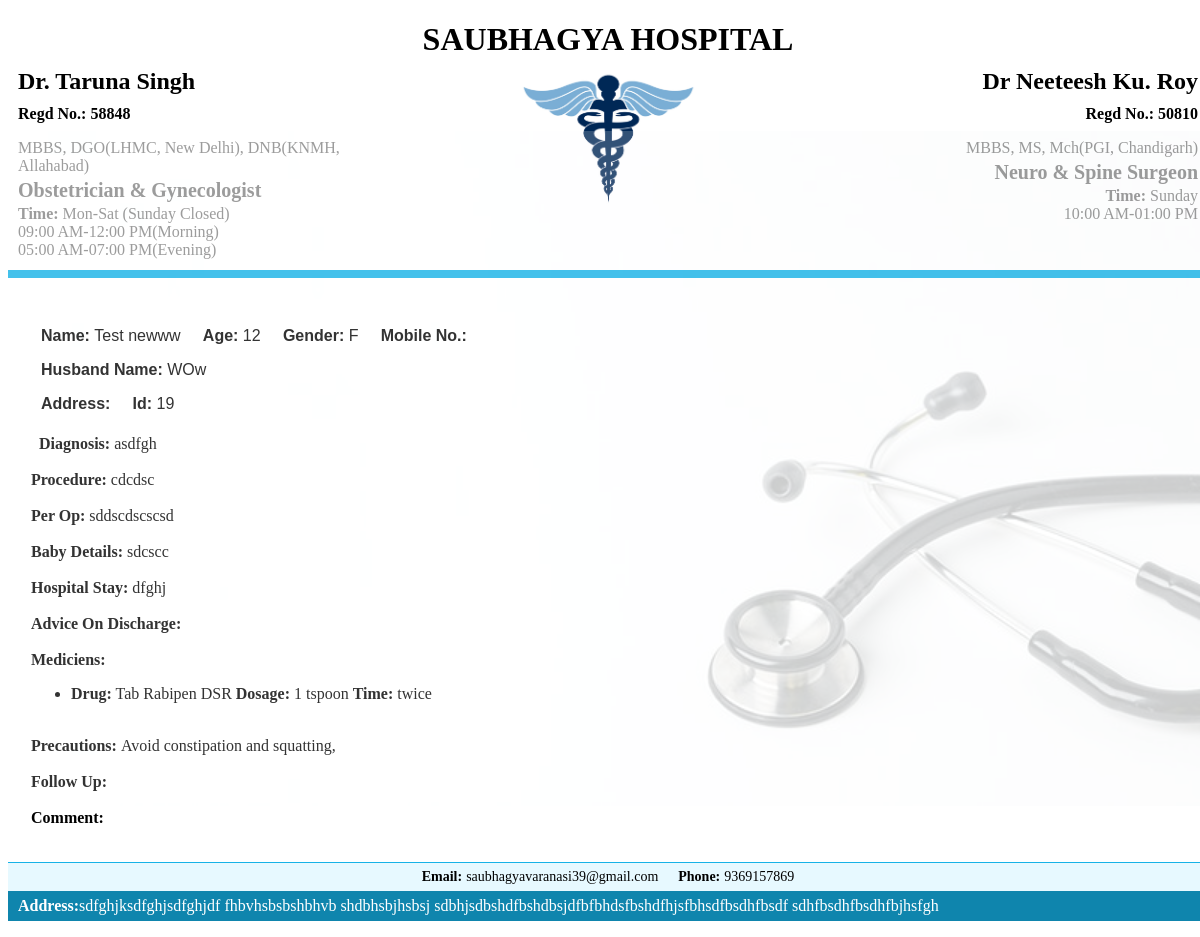
Page /patient/19/view_discharge_summary/ on the committed database.
### basic_app/models.py (models this page shows, shortened)
class Patient(models.Model):
    patient_id = models.AutoField(primary_key=True)
    name = models.CharField(max_length=256)
    age = models.PositiveIntegerField()
    gender = models.CharField(max_length=1, choices=sex_choice, default='F')
    address = models.CharField(max_length=256, blank=True, default='')
    mobile = models.CharField(max_length=10, blank=True, default='')
    created_at = models.DateTimeField(default=timezone.now)
    class Meta:
        db_table = "Patient"

class DischargeSummary(models.Model):
    patient = models.ForeignKey(Patient, on_delete=models.CASCADE)
    discharge_id = models.AutoField(primary_key=True)
    husband_name = models.CharField(max_length=200, blank=True, default='')
    doa = models.DateTimeField(blank=True, null=True)
    dod = models.DateTimeField(blank=True, null=True)
    diagnosis = models.TextField(blank=True, default='')
    procedure = models.CharField(max_length=256, blank=True, default='')
    per_op = models.TextField(blank=True, default='')
    baby_details = models.TextField(blank=True, default='')
    hospital_stay = models.CharField(max_length=256, blank=True, default='')
    advice_on_discharge = models.CharField(max_length=256, blank=True, default='')
    precaution = models.ManyToManyField(Precaution, blank=True)
    follow_up = models.CharField(max_length=256, blank=True, default='')
    comment = models.CharField(max_length=256, blank=True, default='')
    created_at = models.DateTimeField(default=timezone.now)
    class Meta:
        db_table = "DischargeSummary"

class DrugDosageTimeDischarge(models.Model):
    patient = models.ForeignKey(Patient, on_delete=models.CASCADE)
    discharge_summary = models.ForeignKey(DischargeSummary, on_delete=models.CASCADE)
    drug = models.ForeignKey(Drug, on_delete=models.CASCADE, default=1)
    dosage = models.ForeignKey(Dosage, on_delete=models.CASCADE, default = 1)
    time = models.ForeignKey(Time, on_delete=models.CASCADE, default = 1)
    created_at = models.DateTimeField(default=timezone.now)
    class Meta:
        db_table = "DrugDosageTimeDischarge"

class Drug(models.Model):
        name = models.CharField(max_length=256)
        def __str__(self):
            return self.name
        class Meta:
            ordering = ('name',)

class Dosage(models.Model):
        name = models.CharField(max_length=256)
        def __str__(self):
            return self.name
        class Meta:
            ordering = ('name',)

class Time(models.Model):
        name = models.CharField(max_length=256)
        def __str__(self):
            return self.name
        class Meta:
            ordering = ('name',)

class Precaution(models.Model):
        name = models.CharField(max_length=256)
        def __str__(self):
            return self.name
        class Meta:
            ordering = ('name',)

### basic_app/views.py (the view)
# urls.py: path('patient/<int:pk>/view_discharge_summary/', views.ViewDischargeSummary),
def ViewDischargeSummary(request,pk):
    patient_details = Patient.objects.get(patient_id=pk)
    discharge_summary = DischargeSummary.objects.filter(patient=patient_details).order_by('-created_at')[0]
    ddt = DrugDosageTimeDischarge.objects.filter(discharge_summary=discharge_summary)
    context = {
                "patient":patient_details,
                "ddt":ddt,
                "discharge":discharge_summary
            }
    return  render(request, "basic_app/discharge_summary_view.html", context)

### basic_app/templates/basic_app/discharge_summary_view.html (shortened to what this page needs)
<!DOCTYPE html>
{% load static %}
<html>
<head>
</head>
<body>
        <div class="page-header">
          <h1 class="serif">SAUBHAGYA HOSPITAL</h1>
            <div class="header_wrapper">
                <div class="header_content">
                    <div class="dr_detail box1">
                        <h2>Dr. Taruna Singh</h2>
                        <b>Regd No.: 58848</b>
                        <p>MBBS, DGO(LHMC, New Delhi), DNB(KNMH, Allahabad)</br><b style="line-height: 1.5; font-size: 20px;">Obstetrician & Gynecologist</b></br><strong>Time: </strong>Mon-Sat (Sunday Closed)</br>09:00 AM-12:00 PM(Morning)<br>05:00 AM-07:00 PM(Evening)</p>
                    </div>
                    <div class="prescription_logo">
                        <img src="{% static "images/logo.jpg" %}" alt="logo" onclick="javascript:window.print()">
                    </div>
                    <div class="dr_detail box2">
                        <h2>Dr Neeteesh Ku. Roy</h2>
                        <b>Regd No.: 50810</b>
                        <p>MBBS, MS, Mch(PGI, Chandigarh)</br><b style="line-height: 1.5; font-size: 20px;">Neuro & Spine Surgeon</b></br><strong>Time: </strong>Sunday<br>10:00 AM-01:00 PM</p>
                    </div>
                </div>
            </div>
        </div>
        <table>
            <thead>
              <tr>
                <td>
                  <div class="page-header-space"></div>
                </td>
              </tr>
            </thead>
            <tbody>
              <tr>
                <td>
                  <div class="page">
                    <div class="prescription_body">
                      <div class="blank_bg"></div>
                      <div class="container">
                        <div class="sansserif">
                          <p><strong>Name: </strong>{{patient.name}} <strong>Age: </strong> {{patient.age}} <strong>Gender: </strong>{{patient.gender}}  <strong>Mobile No.: </strong></p>
                          <p><strong>Husband Name: </strong>{{discharge.husband_name}}   &nbsp;&nbsp;&nbsp; <p><strong>Address: </strong>{{patient.address}}   &nbsp;&nbsp;&nbsp; <strong>Id: </strong> {{patient.patient_id}}</p>
                        </div>
                        <span>&nbsp;</span>
                        <strong>Diagnosis: </strong> {{discharge.diagnosis}}
                        <br>
                        <br><strong>Procedure: </strong> {{discharge.procedure}}
                        <br>
                        <br><strong>Per Op: </strong> {{discharge.per_op}}
                        <br>
                        <br><strong>Baby Details: </strong> {{discharge.baby_details}}
                        <br>
                        <br><strong>Hospital Stay: </strong> {{discharge.hospital_stay}}
                        <br>
                        <br><strong>Advice On Discharge: </strong> {{discharge.advice_on_discharge}}
                          <br>
                          <br><strong>Mediciens:</strong> {% for d in ddt %}
                          <ul><li>
                          <strong>Drug:</strong> {{ d.drug }}
                          <strong>Dosage:</strong> {{ d.dosage }}
                          <strong>Time:</strong> {{ d.time }}
                        </li>
                        </ul>
                          {% endfor %}
                        <br><strong>Precautions: </strong>
                            {% for p in discharge.precaution.all %}
                            {{ p }}&#44;
                            {% endfor %}
                        <br>
                        <br><strong>Follow Up: </strong>{{ discharge.follow_up }}
                        <br>
                        <br><strong>Comment: </strong>{{ discharge.comment }}
                      </div>
                    </div>
                  </div>
                </td>
              </tr>
            </tbody>
            <tfoot>
              <tr>
                <td>
                  <div class="page-footer-space"></div>
                </td>
              </tr>
            </tfoot>
        </table>
        <div class="page-footer">
            <div class="upper_footer"><div class="add_detail"><span>Email:</span>saubhagyavaranasi39@gmail.com</div><div class="add_detail"><span>Phone:</span>9369157869</div></div>
            <div class="bottom_footer"><b>Address:</b>sdfghjksdfghjsdfghjdf fhbvhsbsbshbhvb shdbhsbjhsbsj sdbhjsdbshdfbshdbsjdfbfbhdsfbshdfhjsfbhsdfbsdhfbsdf sdhfbsdhfbsdhfbjhsfgh</div>
        </div>
</body>
</html>

### basic_app/templates/basic_app/discharge_summary_view.html (style rules this page uses)
.page-header, .page-header-space { height: 270px; }
.page-footer, .page-footer-space { height: 75px; }
.page-footer { position: fixed; bottom: 0; width: 100%; */ }
.page-header { position: fixed; top: 0mm; width: 100%; border-bottom: 8px solid #16b2e6; */ background: white; }
.page { page-break-after: always; }
.header_wrapper { display: flex; }
h1 { margin-bottom: 10px; text-align: center; }
.serif { font-family: "Times New Roman", Times, serif; }
.dr_detail h2 { margin-top: 0; color: #fff; text-transform: capitalize; margin-bottom: 10px; }
.dr_detail b { font-size: 16px; }
.dr_detail p { font-size: 16px; color: #fff; }
.prescription_body { padding: 20px; }
.prescription_logo img { max-width: 180px; }
.bottom_footer { text-align: left; padding: 6px 10px; background: #0f85ad; color: #fff; }
.upper_footer { padding: 6px 10px; border-top: 1px solid #16b2e6; color: #000; background: #e7f9ff; }
.upper_footer { display: flex; justify-content: center; }
.add_detail span { font-weight: 600; display: inline-block; padding-right: 4px; }
.add_detail { font-size: 14px; padding: 0 10px; }
.header_content { display: flex; width: 100%; min-height: 190px; }
.header_content .dr_detail, .header_content .prescription_logo { width: 33.33%; padding-left: 10px; padding-right: 10px; }
.blank_bg { min-height: 200px; background: url(/static/images/last_bg.jpg) right no-repeat; background-size: contain; opacity: .2; position: absolute; left: 0; right: 0; top: 0; bottom: 0; }
.prescription_logo { text-align: center; }
.dr_detail h2 { color: #000; margin-bottom: 10px; }
.dr_detail p { color: #848484; }
.dr_detail.box2 { text-align: right; }
.sansserif { font-family: Arial, Helvetica, sans-serif; padding: 6px 10px; }

### rows in the picture
Patient: name "Test newww", age "12", gender "F", patient_id "19"
DischargeSummary: husband_name "WOw", diagnosis "asdfgh", procedure "cdcdsc", per_op "sddscdscscsd", baby_details "sdcscc", hospital_stay "dfghj"
DrugDosageTimeDischarge: drug "Tab Rabipen DSR", dosage "1 tspoon", time "twice"
Precaution: name "Avoid constipation and squatting"
